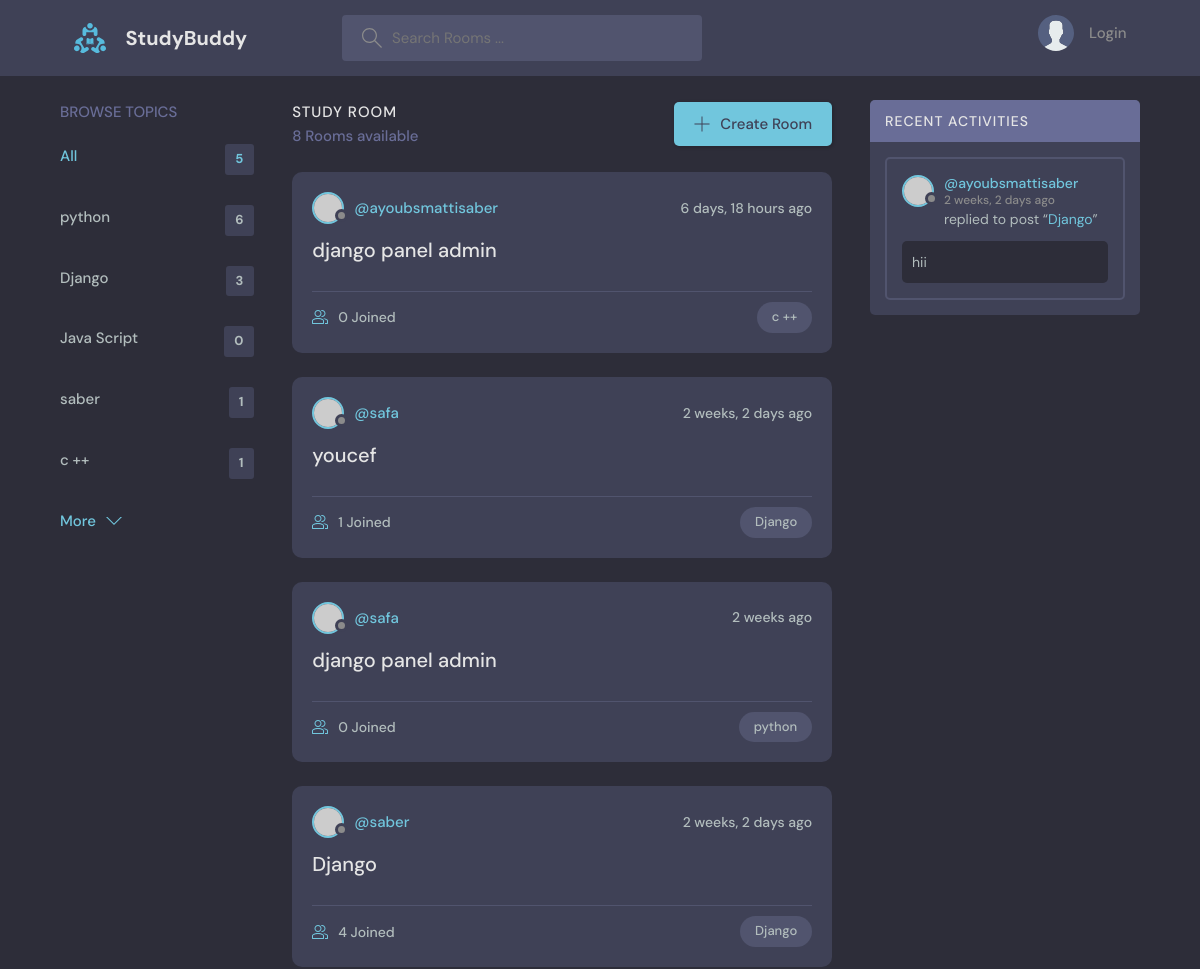
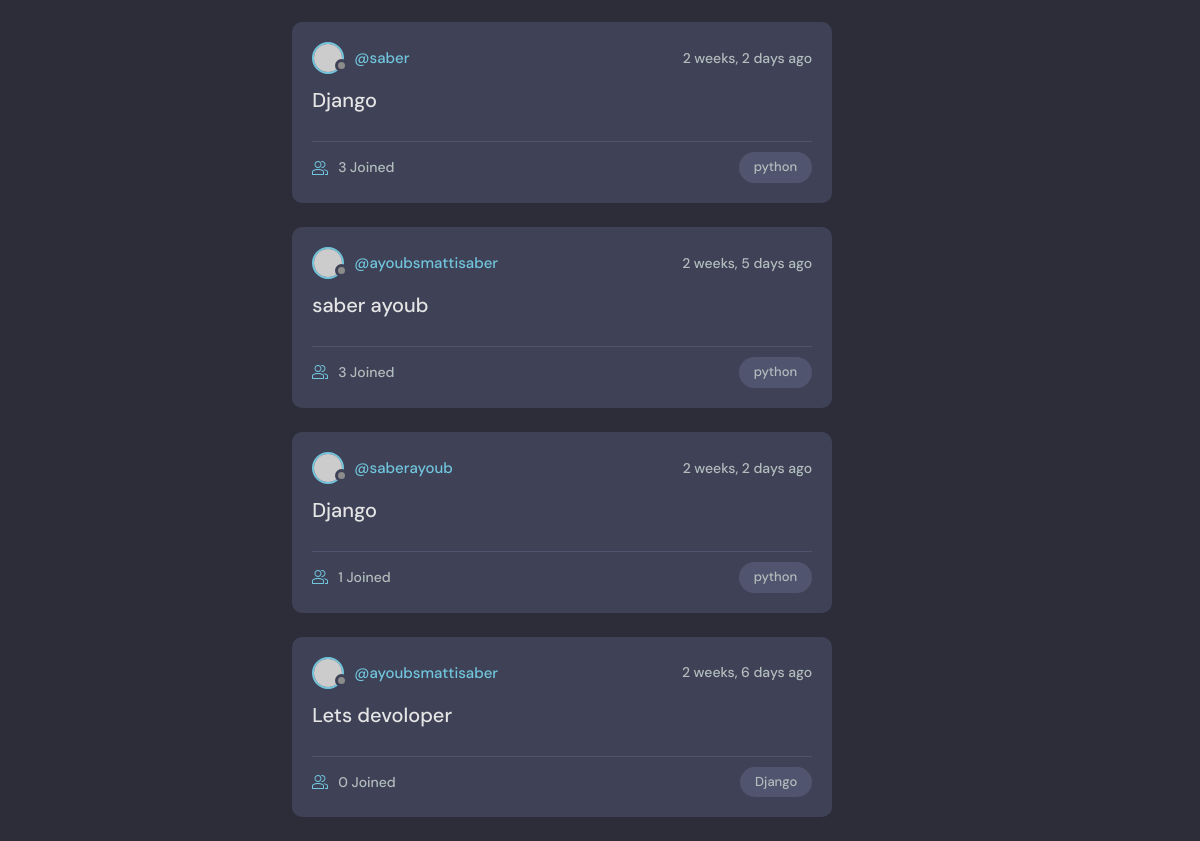
The app's page /?q=Django, older data (2 pictures, top to bottom).
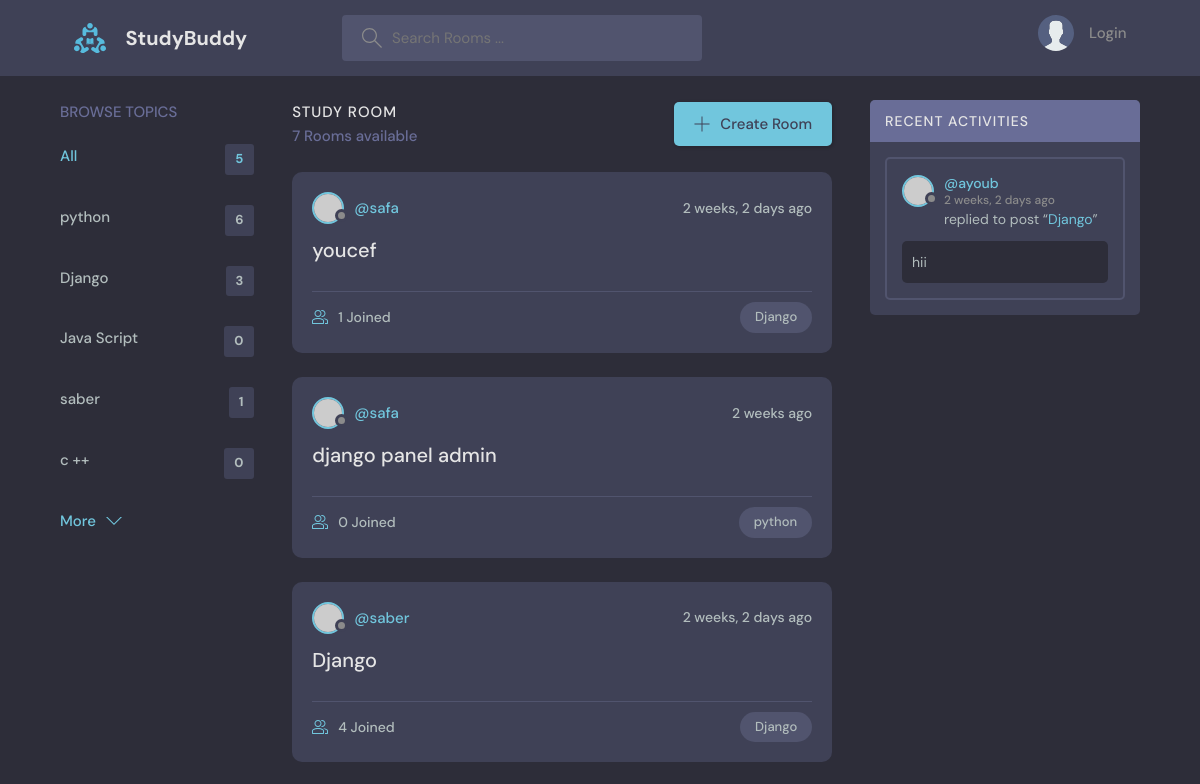
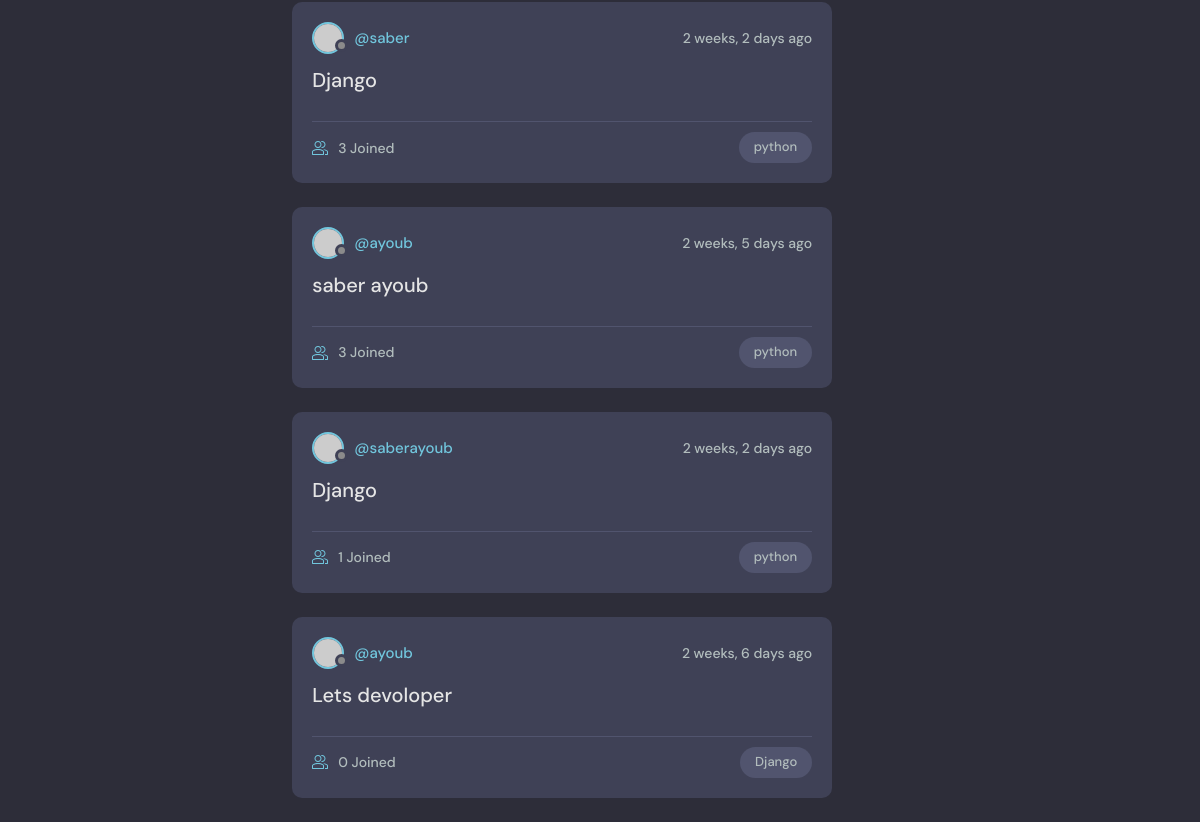
The same page, newer data (2 pictures, top to bottom).
### base/models.py (models this page shows, shortened)
class Topic(models.Model):
    name = models.CharField(max_length=200)

class Room(models.Model):
    host = models.ForeignKey(User, on_delete=models.SET_NULL,null=True)
    topic = models.ForeignKey(Topic, on_delete=models.SET_NULL,null=True)
    name= models.CharField(max_length=200)
    description = models.TextField(null=True, blank=True)
    participants = models.ManyToManyField(User,related_name='participants',blank=True)
    updated = models.DateTimeField(auto_now=True)
    created = models.DateTimeField(auto_now_add=True)
    def __str__(self):
        return self.name
    class Meta:
        ordering = ['-updated','-created']

class Message(models.Model):
    user = models.ForeignKey(User, on_delete=models.CASCADE)
    room = models.ForeignKey(Room,on_delete= models.CASCADE)
    body = models.TextField()
    updated = models.DateTimeField(auto_now=True)
    created = models.DateTimeField(auto_now_add=True)
    class Meta:
        ordering = ['-updated','-created']

### base/views.py (the view)
# urls.py: path('', views.home, name="home"),
def home(request):
    q = request.GET.get('q') if request.GET.get('q') != None else ''
    rooms = Room.objects.filter(
        Q(topic__name__icontains=q)|
        Q(name__icontains=q)|
        Q(description__icontains=q)
    )
    room_count = rooms.count()
    topics = Topic.objects.all()[0:5]
    room_messages= Message.objects.filter(Q(room__topic__name__icontains=q))
    context = {'rooms':rooms,'topics':topics,'room_count':room_count,'room_messages':room_messages}
    return render(request, 'base/home.html',context,)

### base/templates/base/home.html (shortened to what this page needs)
{% extends 'main.html' %}
{% block content %}
    <main class="layout layout--3">
      <div class="container">
        {% include 'base/topics_component.html' %}
        <div class="roomList">
          <div class="roomList__header">
            <div>
              <h2>Study Room</h2>
              <p>{{room_count}} Rooms available</p>
            </div>
            <a class="btn btn--main" href="{% url 'create-room' %}">
              <svg version="1.1" xmlns="http://www.w3.org/2000/svg" width="32" height="32" viewBox="0 0 32 32">
                <title>add</title>
                <path
                  d="M16.943 0.943h-1.885v14.115h-14.115v1.885h14.115v14.115h1.885v-14.115h14.115v-1.885h-14.115v-14.115z"
                ></path>
              </svg>
              Create Room
            </a>
          </div>
          {% include 'base/feed_component.html' %}
        </div>
        {% include 'base/activity_component.html' %}
      </div>
    </main>
{% endblock %}

### base/templates/base/topics_component.html
    <div class="topics">
        <div class="topics__header">
        <h2>Browse Topics</h2>
        </div>
        <ul class="topics__list">
        <li>
            <a href="/" class="active">All <span>{{topics.count}}</span></a>
        </li>
        {% for topic in topics %}
        <li>
            <a href="{% url 'home' %}?q={{topic.name}}">{{topic.name}} <span>{{topic.room_set.all.count}}</span></a>
        </li>
        {% endfor %}
        </ul>
        <a class="btn btn--link" href="{% url 'topics' %}">
        More
        <svg version="1.1" xmlns="http://www.w3.org/2000/svg" width="32" height="32" viewBox="0 0 32 32">
            <title>chevron-down</title>
            <path d="M16 21l-13-13h-3l16 16 16-16h-3l-13 13z"></path>
        </svg>
        </a>
    </div>

### base/templates/base/feed_component.html (shortened to what this page needs)
{% for room in rooms %}
<div class="roomListRoom">
            <div class="roomListRoom__header">
              <a href="{% url 'user-profile' room.host.id %}" class="roomListRoom__author">
                <div class="avatar avatar--small">
                  <img src="https://randomuser.me/api/portraits/women/11.jpg" />
                </div>
                <span>@{{room.host.username}}</span>
              </a>
              <div class="roomListRoom__actions">
                <span>{{room.created|timesince}} ago</span>
              </div>
            </div>
            <div class="roomListRoom__content">
              <a href="{% url 'room' room.id %}">{{room.name}}</a>
            </div>
            <div class="roomListRoom__meta">
              <a href="{% url 'room' room.id %}"class="roomListRoom__joined">
                {{room.participants.all.count}} Joined
              </a>
              <p class="roomListRoom__topic">{{room.topic.name}}</p>
            </div>
          </div>
{% endfor %}

### base/templates/base/activity_component.html (shortened to what this page needs)
<div class="activities">
    <div class="activities__header">
        <h2>Recent Activities</h2>
    </div>
    {% for message in room_messages %}
    <div class="activities__box">
        <div class="activities__boxHeader roomListRoom__header">
        <a href="{% url 'user-profile' message.user.id %}" class="roomListRoom__author">
            <div class="avatar avatar--small">
            <img src="https://randomuser.me/api/portraits/women/11.jpg" />
            </div>
            <p>
            @{{message.user}}
            <span>{{message.created|timesince}} ago</span>
            </p>
        </a>
        </div>
        <div class="activities__boxContent">
        <p>replied to post “<a href="{% url 'room' message.room.id %}">{{message.room}}</a>”</p>
        <div class="activities__boxRoomContent">
            {{message.body}}
        </div>
        </div>
    </div>
    {% endfor %}
</div>

Row changes from the older to the newer data that the page shows:
removed Room: host.username "ayoubsmattisaber", created "6 days, 18 hours", name "django panel admin", participants.all.count "0", topic.name "c ++"
computed for Topic (number 5 of 5 on the later page): room_set.all.count "1" → "0"
changed through a linked row, Room "saber ayoub": host.username "ayoubsmattisaber" → "ayoub"
changed through a linked row, Room "Lets devoloper": host.username "ayoubsmattisaber" → "ayoub"
changed through a linked row, Message "hii": user "ayoubsmattisaber" → "ayoub"
Text that changed along with them:
{{ room_count }}: "8" → "7"
